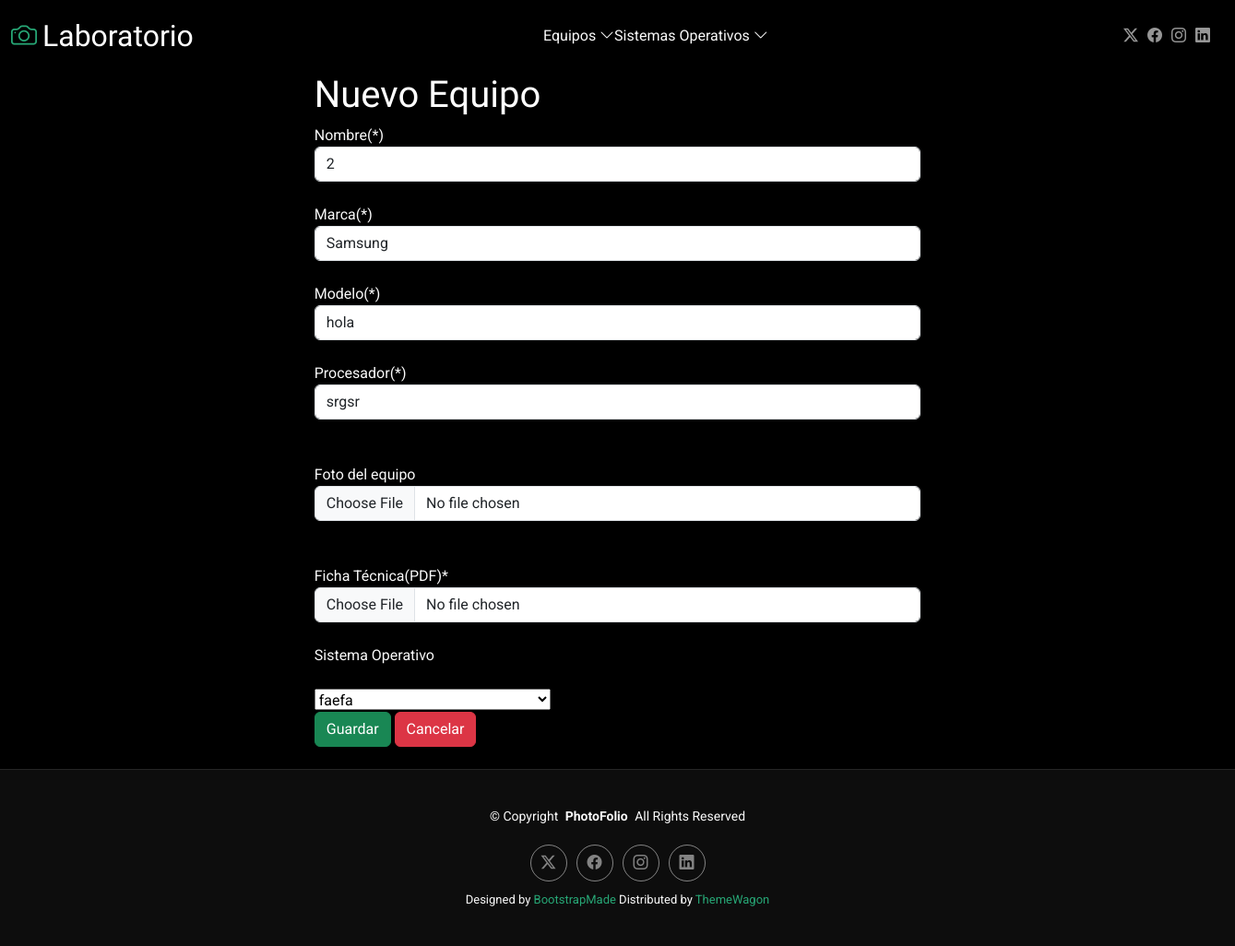
Page /editarEquipo/2 on the committed database.
### Aplicaciones/Equipo/models.py (models this page shows)
class Equipo(models.Model):
    nombre = models.CharField(max_length=100)
    marca = models.CharField(max_length=50)
    modelo = models.CharField(max_length=50)
    procesador = models.CharField(max_length=50)
    fotoe = models.FileField(upload_to='equipos')
    fichatec = models.FileField(upload_to='equipos')
    sistema_operativo = models.ForeignKey(SistemaOperativo, on_delete=models.CASCADE)

### Aplicaciones/SistemaOperativo/models.py (models this page shows, shortened)
class SistemaOperativo(models.Model):
    nombre = models.CharField(max_length=100)
    version = models.CharField(max_length=50)
    documentacion = models.FileField(upload_to='documentos_so/', null=True, blank=True)

### Aplicaciones/Equipo/views.py (the view)
# urls.py: path('editarEquipo/<id>',views.editarEquipo),
def editarEquipo(request,id):
    equipoEditar=Equipo.objects.get(id=id)
    rsistema_operativo=SistemaOperativo.objects.all()
    return render(request,"editarEquipo.html",{'equipoEditar':equipoEditar,'sistema_operativo':rsistema_operativo})

### Aplicaciones/Equipo/templates/editarEquipo.html (shortened to what this page needs)
{% extends 'plantilla.html' %}
{% load static %}
{% block body %}
<div class="row" >
    <div class="col-md-3" ></div>
    <div class="col-md-6 bg-black" >
        <h1 >Nuevo Equipo</h1>
        <form action="/procesarEdicionEquipo" id="frm_editar_equipo" method="post" enctype="multipart/form-data">
            <label for="nombre">Nombre(*)</label><br>
            <input class="form-control" type="text" name="nombre" id="nombre" value="{{equipoEditar.id}}"><br>
            <label for="marca">Marca(*)</label><br>
            <input class="form-control " type="text" name="marca" id="marca" value="{{equipoEditar.marca}}"><br>
            <label for="modelo">Modelo(*)</label><br>
            <input class="form-control " type="text" name="modelo" id="modelo" value="{{equipoEditar.modelo}}"><br>
            <label for="procesador">Procesador(*)</label><br>
            <input class="form-control" type="text" name="procesador" id="procesador" value="{{equipoEditar.procesador}}"><br>
            <br>
            <label for="">Foto del equipo</label>
            <br>
            <input type="file" name="fotoe" id="fotoe" class="form-control">
            <br>
            <br>
            <label for="">Ficha Técnica(PDF)*</label>
            <br>
            <input type="file" name="fichatec" id="fichatec" class="form-control">
            <br>
            <label for="sistema_operativo">Sistema Operativo</label><br>
            <br>
            <select name="sistema_operativo" id="sistema_operativo">
                {% for e in sistema_operativo%}
                    <option value="{{e.id}}"{% if e.id == equipoEditar.sistema_operativo.id %}selected{% endif%}>
                        {{e.nombre}}</option>
                {% endfor%}
            </select><br>
            <button class="btn btn-success" type="submit">Guardar</button>
            <a class="btn btn-danger" href="{% url 'inicioeq' %}">Cancelar</a><br><br>
        </form>
    </div>
    <div class="col-md-3"></div>
</div>
{% endblock %}

### soportetec/static/plantilla/Pho/assets/css/main.css (style rules this page uses)
:root { --default-font: "Roboto", system-ui, -apple-system, "Segoe UI", Roboto, "Helvetica Neue", Arial, "Noto Sans", "Liberation Sans", sans-serif, "Apple Color Emoji", "Segoe UI Emoji", "Segoe UI Symbol", "Noto Color Emoji"; --heading-font: "Cardo", sans-serif; --nav-font: "Inter", sans-serif; }
:root { --background-color: #000000; --default-color: #fafafa; --heading-color: #ffffff; --accent-color: #27a776; --surface-color: #1a1a1a; --contrast-color: #ffffff; }
:root { --nav-color: rgba(255, 255, 255, 0.5); --nav-hover-color: #ffffff; --nav-mobile-background-color: #1a1a1a; --nav-dropdown-background-color: #1a1a1a; --nav-dropdown-color: rgba(255, 255, 255, 0.5); --nav-dropdown-hover-color: #ffffff; }
:root { scroll-behavior: smooth; }
body { color: var(--default-color); background-color: var(--background-color); font-family: var(--default-font); }
a { color: var(--accent-color); text-decoration: none; transition: 0.3s; }
h1, h2, h3, h4, h5, h6 { color: var(--heading-color); font-family: var(--heading-font); }

### rows in the picture
Equipo: nombre "2", marca "Samsung", modelo "hola", procesador "srgsr", sistema_operativo "faefa"
